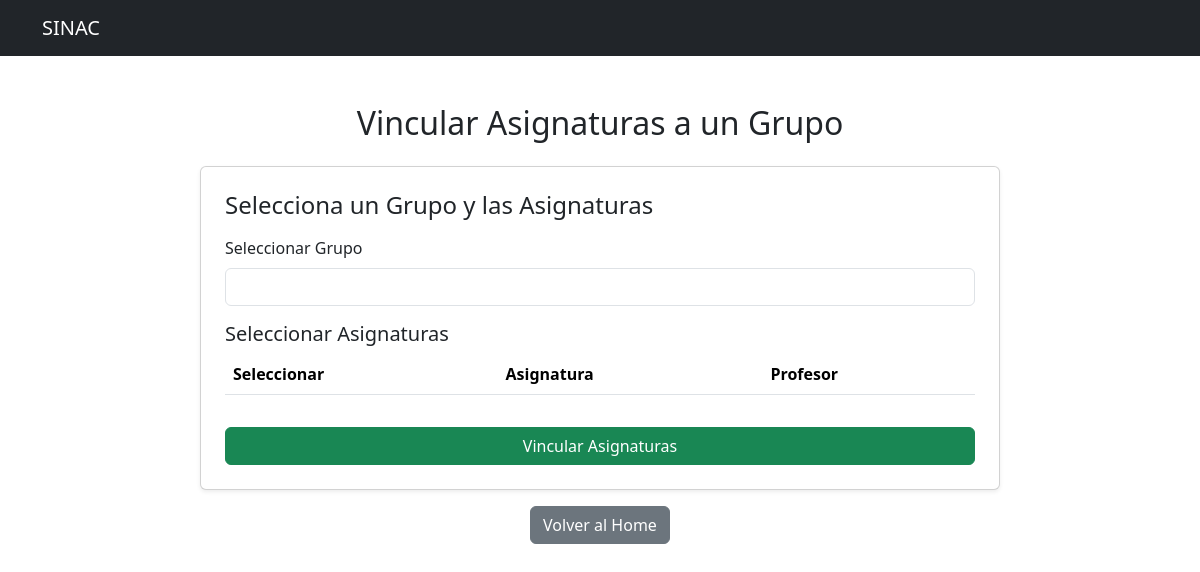
The page /vincular_asignaturas/ (signed in) on the database as committed earlier.
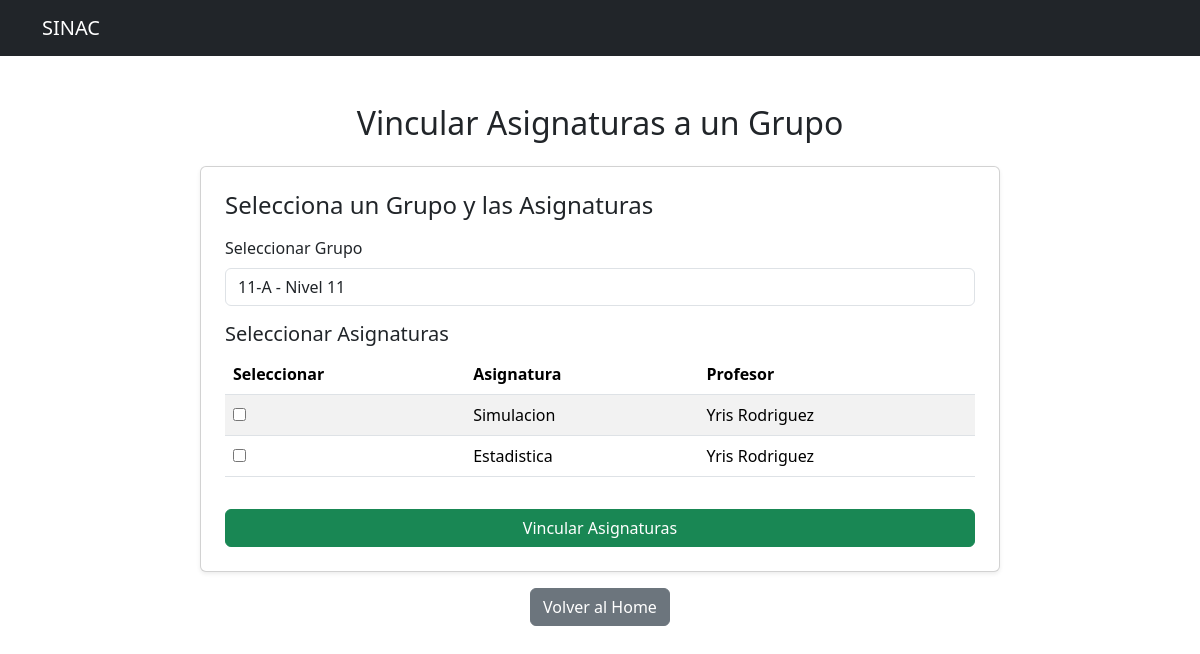
The same page on the database as committed later.
### SINAC/models.py (models this page shows, shortened)
class Asignatura(models.Model):
    nombre = models.CharField(max_length=100, unique=True)
    profesor = models.ForeignKey(Profesor, on_delete=models.CASCADE)
    grupo = models.ForeignKey('Grupo', on_delete=models.SET_NULL, null=True, blank=True)

class Profesor(models.Model):
    usuario = models.OneToOneField(Usuario, on_delete=models.CASCADE)
    direccion = models.CharField(max_length=255)
    fecha_nacimiento = models.DateField()
    telefono = models.CharField(max_length=15)
    documento = models.CharField(max_length=20, unique=True)
    email = models.EmailField(unique=True)

class Usuario(AbstractUser):
    ADMINISTRADOR = 'ADMINISTRADOR'
    ESTUDIANTE = 'ESTUDIANTE'
    PROFESOR = 'profesor'
    ROLES = [
        (ADMINISTRADOR, 'Administrador'),
        (ESTUDIANTE, 'Estudiante'),
        (PROFESOR, 'Profesor'),
    ]
    rol = models.CharField(max_length=20, choices=ROLES, default=ESTUDIANTE)

### SINAC/views.py (the view)
# urls.py: path('vincular_asignaturas/', vincular_asignaturas_a_grupo, name='vincular_asignaturas'),
@login_required
@user_passes_test(es_admin)
def vincular_asignaturas_a_grupo(request):
    if request.method == "POST":
        form = VincularAsignaturasGrupoForm(request.POST)
        if form.is_valid():
            grupo = form.cleaned_data['grupo']
            asignaturas = form.cleaned_data['asignaturas']
            for asignatura in asignaturas:
                asignatura.grupo = grupo
                asignatura.save()
            messages.success(request, "Asignaturas vinculadas correctamente al grupo.")
        else:
            messages.error(request, "Error al vincular asignaturas. Verifica los datos.")
    else:
        form = VincularAsignaturasGrupoForm()
    return render(request, 'vincular_asignaturas.html', {'form': form})

### SINAC/forms.py
class VincularAsignaturasGrupoForm(forms.Form):
    grupo = forms.ModelChoiceField(queryset=Grupo.objects.all(), label="Seleccionar Grupo")
    asignaturas = forms.ModelMultipleChoiceField(
        queryset=Asignatura.objects.all(),
        widget=forms.CheckboxSelectMultiple,
        required=True,
        label="Seleccionar Asignaturas"
    )

### SINAC/views.py (called while the page is built)
def es_admin(user):
    return user.is_superuser

### templates/vincular_asignaturas.html (shortened to what this page needs)
{% extends 'base.html' %}
{% block content %}
<div class="container mt-5">
    <h2 class="text-center mb-4">Vincular Asignaturas a un Grupo</h2>
    <div class="card p-4 shadow-sm mx-auto" style="max-width: 800px;">
        <h4 class="mb-3">Selecciona un Grupo y las Asignaturas</h4>
        <form method="post">
            <div class="mb-3">
                <label for="id_grupo" class="form-label">Seleccionar Grupo</label>
                <select name="grupo" id="id_grupo" class="form-control">
                    {% for grupo in form.grupo.field.queryset %}
                        <option value="{{ grupo.id }}">{{ grupo.nombre }} - Nivel {{ grupo.nivel }}</option>
                    {% endfor %}
                </select>
            </div>
            <h5>Seleccionar Asignaturas</h5>
            <table class="table table-striped">
                <thead>
                    <tr>
                        <th>Seleccionar</th>
                        <th>Asignatura</th>
                        <th>Profesor</th>
                    </tr>
                </thead>
                <tbody>
                    {% for asignatura in form.asignaturas.field.queryset %}
                        <tr>
                            <td>
                                <input type="checkbox" name="asignaturas" value="{{ asignatura.id }}">
                            </td>
                            <td>{{ asignatura.nombre }}</td>
                            <td>{{ asignatura.profesor.usuario.first_name }} {{ asignatura.profesor.usuario.last_name }}</td>
                        </tr>
                    {% endfor %}
                </tbody>
            </table>
            <button type="submit" class="btn btn-success w-100 mt-3">Vincular Asignaturas</button>
        </form>
    </div>
    <div class="mt-3 text-center">
        <a href="{% url 'home_admin' %}" class="btn btn-secondary">Volver al Home</a>
    </div>
</div>
{% endblock %}

Rows that differ between the two databases and show on the page:
added Asignatura: nombre "Simulacion", profesor.usuario.first_name "Yris", profesor.usuario.last_name "Rodriguez"
added Asignatura: nombre "Estadistica", profesor.usuario.first_name "Yris", profesor.usuario.last_name "Rodriguez"
Other text that changed with them:
form field grupo: (not shown) → "11-A - Nivel 11"
